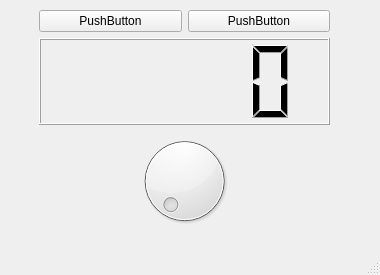
<?xml version="1.0" encoding="UTF-8"?>
<ui version="4.0">
 <class>MainWindow</class>
 <widget class="QMainWindow" name="MainWindow">
  <property name="geometry">
   <rect>
    <x>0</x>
    <y>0</y>
    <width>380</width>
    <height>275</height>
   </rect>
  </property>
  <property name="windowTitle">
   <string>MainWindow</string>
  </property>
  <widget class="QWidget" name="centralwidget">
   <widget class="QWidget" name="gridLayoutWidget">
    <property name="geometry">
     <rect>
      <x>39</x>
      <y>10</y>
      <width>291</width>
      <height>221</height>
     </rect>
    </property>
    <layout class="QGridLayout" name="gridLayout">
     <item row="0" column="0">
      <widget class="QPushButton" name="pushButton_2">
       <property name="text">
        <string>PushButton</string>
       </property>
      </widget>
     </item>
     <item row="0" column="1">
      <widget class="QPushButton" name="pushButton">
       <property name="text">
        <string>PushButton</string>
       </property>
      </widget>
     </item>
     <item row="1" column="0" colspan="2">
      <widget class="QLCDNumber" name="lcdNumber"/>
     </item>
     <item row="2" column="0" colspan="2">
      <widget class="QDial" name="dial"/>
     </item>
    </layout>
   </widget>
  </widget>
  <widget class="QMenuBar" name="menubar">
   <property name="geometry">
    <rect>
     <x>0</x>
     <y>0</y>
     <width>380</width>
     <height>18</height>
    </rect>
   </property>
  </widget>
  <widget class="QStatusBar" name="statusbar"/>
 </widget>
 <resources/>
 <connections>
  <connection>
   <sender>pushButton_2</sender>
   <signal>clicked()</signal>
   <receiver>MainWindow</receiver>
   <slot>ledoff()</slot>
   <hints>
    <hint type="sourcelabel">
     <x>96</x>
     <y>36</y>
    </hint>
    <hint type="destinationlabel">
     <x>24</x>
     <y>43</y>
    </hint>
   </hints>
  </connection>
  <connection>
   <sender>pushButton</sender>
   <signal>clicked()</signal>
   <receiver>MainWindow</receiver>
   <slot>ledon()</slot>
   <hints>
    <hint type="sourcelabel">
     <x>302</x>
     <y>41</y>
    </hint>
    <hint type="destinationlabel">
     <x>363</x>
     <y>38</y>
    </hint>
   </hints>
  </connection>
  <connection>
   <sender>dial</sender>
   <signal>valueChanged(int)</signal>
   <receiver>MainWindow</receiver>
   <slot>setDial()</slot>
   <hints>
    <hint type="sourcelabel">
     <x>205</x>
     <y>228</y>
    </hint>
    <hint type="destinationlabel">
     <x>363</x>
     <y>199</y>
    </hint>
   </hints>
  </connection>
 </connections>
 <slots>
  <slot>ledoff()</slot>
  <slot>ledon()</slot>
  <slot>setDial()</slot>
 </slots>
</ui>
